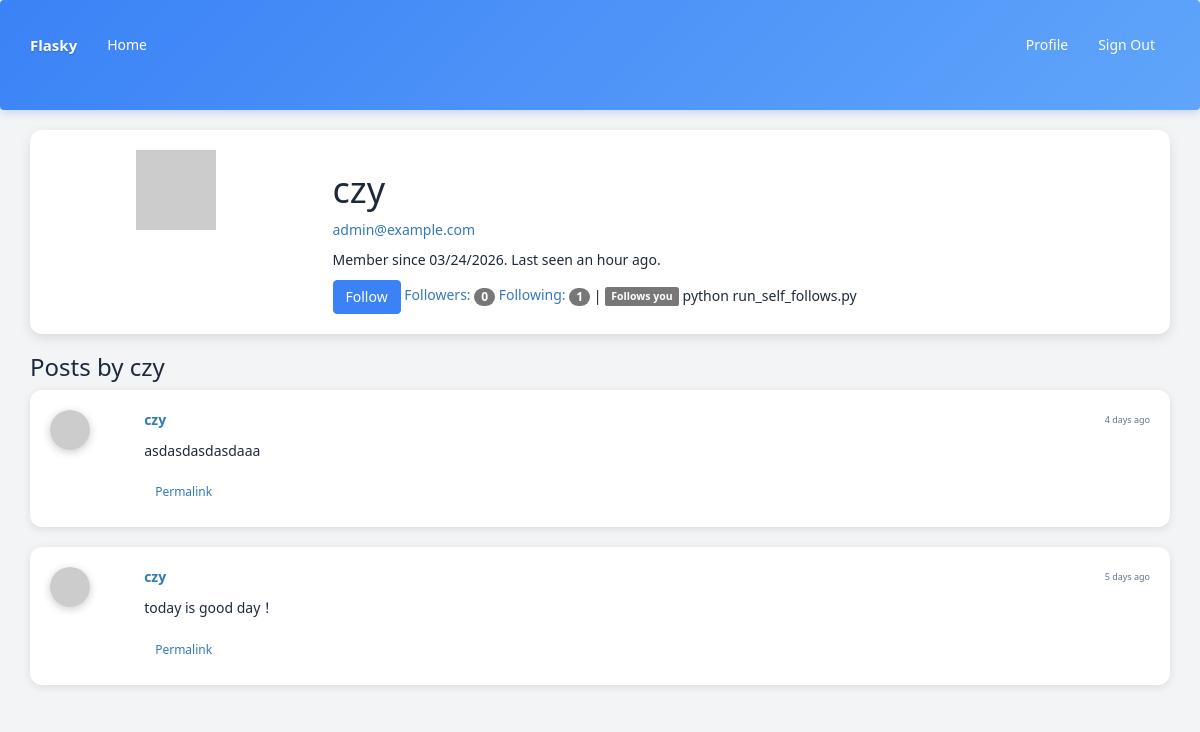
Page /user/czy (signed in) on the committed database.
### app/models.py (models this page shows, shortened)
class User(UserMixin, db.Model):
    __tablename__ = 'users'
    id = db.Column(db.Integer, primary_key = True)
    email = db.Column(db.String(64), unique=True, index=True)
    username = db.Column(db.String(64), unique=True, index=True)
    password_hash = db.Column(db.String(128))
    role_id = db.Column(db.Integer, db.ForeignKey('roles.id'))
    name = db.Column(db.String(64))
    location = db.Column(db.String(64))
    about_me = db.Column(db.Text())
    member_since = db.Column(db.DateTime(), default=datetime.utcnow)
    last_seen = db.Column(db.DateTime(), default=datetime.utcnow)
    avatar_hash = db.Column(db.String(32))
    posts = db.relationship('Post', backref='author', lazy='dynamic')
    followed = db.relationship('Follow', foreign_keys=[Follow.follower_id], backref=db.backref('follower', lazy='joined'), lazy='dynamic', cascade='all, delete-orphan')
    followers = db.relationship('Follow', foreign_keys=[Follow.followed_id], backref=db.backref('followed', lazy='joined'), lazy='dynamic', cascade='all, delete-orphan')
    def is_following(self, user):
        return self.followed.filter_by(followed_id=user.id).first() is not None
    def ping(self):
        self.last_seen = datetime.utcnow()
        db.session.add(self)
    def can(self, permissions):
        return self.role is not None and (self.role.permissions & permissions) == permissions
    def is_administrator(self):
        return self.can(Permission.ADMINISTER)
    def gravatar(self, size=100, default='identicon', rating='g'):
        if request.is_secure:
            url = 'https://secure.gravatar.com/avatar'
        else:
            url = 'http://www.gravatar.com/avatar'
        hash = self.avatar_hash or hashlib.md5(self.email.encode('utf-8')).hexdigest()
        return '{url}/{hash}?s={size}&d={default}&r={rating}'.format(url=url, hash=hash, size=size, default=default, rating=rating)
    @property
    def password(self):
        raise AttributeError('password is not a readable attribute')

class Post(db.Model):
    __tablename__ = 'posts'
    id = db.Column(db.Integer, primary_key=True)
    body = db.Column(db.Text)
    timestamp = db.Column(db.DateTime, index=True, default=datetime.utcnow)
    author_id = db.Column(db.Integer, db.ForeignKey('users.id'))
    body_html = db.Column(db.Text)

### app/main/views.py (the view)
@main.route('/user/<username>')
def user(username):
    user = User.query.filter_by(username=username).first()
    if user is None:
        abort(404)
    posts = user.posts.order_by(Post.timestamp.desc()).all()
    return render_template('user.html', user=user, posts=posts)

### app/__init__.py (called while the page is built)
@login_manager.user_loader
def load_user(user_id):
    from .models import User
    return User.query.get(int(user_id))

def create_app(config_name='default'):
    app = Flask(__name__)
    app.config.from_object(config[config_name])
    config[config_name].init_app(app)
    bootstrap.init_app(app)
    moment.init_app(app)
    db.init_app(app)
    login_manager.init_app(app)
    csrf.init_app(app)
    migrate.init_app(app, db)
    pagedown.init_app(app)
    from .main import main as main_blueprint
    app.register_blueprint(main_blueprint)
    from .models import Permission
    @app.context_processor
    def inject_permissions():
        return dict(Permission=Permission)
    from .auth import auth as auth_blueprint
    app.register_blueprint(auth_blueprint, url_prefix='/auth')
    from .models import AnonymousUser
    login_manager.anonymous_user = AnonymousUser
    return app

### app/auth/views.py (called while the page is built)
@auth.before_app_request
def before_request():
    if current_user.is_authenticated:
        current_user.ping()

### app/templates/user.html (shortened to what this page needs)
{% extends "base.html" %}
{% block page_content %}
<div class="card">
    <div class="row">
        <div class="col-md-3">
            <div class="text-center">
                <img class="profile-thumbnail" src="{{ user.gravatar(size=200) }}">
            </div>
        </div>
        <div class="col-md-9">
            <h1>{{ user.username }}</h1>
            {% if current_user.is_administrator %}
            <p><a href="mailto:{{ user.email }}">{{ user.email }}</a></p>
            {% endif %}
            <p>
                Member since {{ moment(user.member_since).format('L') }}.
                Last seen {{ moment(user.last_seen).fromNow() }}.
            </p>
            {% if current_user.can(Permission.FOLLOW) and user != current_user %}
                {% if not current_user.is_following(user) %}
                <a href="{{ url_for('.follow', username=user.username) }}"
                    class="btn btn-primary">Follow</a>
                {% else %}
                <a href="{{ url_for('.unfollow', username=user.username) }}"
                    class="btn btn-default">Unfollow</a>
                {% endif %}
            {% endif %}
            <a href="{{ url_for('.followers', username=user.username) }}">
                Followers: <span class="badge">{{ user.followers.count()}}</span>
            </a>
            <a href="{{ url_for('.followed_by', username=user.username) }}">
                 Following: <span class="badge">{{ user.followed.count()}}</span>
            </a>
            {% if current_user.is_authenticated and user != current_user and user.is_following(current_user) %}
            | <span class="label label-default">Follows you</span> python run_self_follows.py
            {% endif %}
        </div>
    </div>
</div>
<div class="mt-5">
    <h3>Posts by {{ user.username }}</h3>
    {% include '_posts.html' %}
</div>
{% endblock %}

### app/templates/_posts.html (shortened to what this page needs)
<div class="posts">
    {% for post in posts %}
    <div class="post card">
        <div class="row">
            <div class="col-md-1">
                <div class="profile-thumbnail">
                    <a href="{{ url_for('.user', username=post.author.username) }}">
                        <img src="{{ post.author.gravatar(size=40) }}">
                    </a>
                </div>
            </div>
            <div class="col-md-11">
                <div class="post-header">
                    <div class="post-author">
                        <a href="{{ url_for('.user', username=post.author.username) }}">
                            {{ post.author.username }}
                        </a>
                    </div>
                    <div class="post-date">{{ moment(post.timestamp).fromNow() }}</div>
                </div>
                <div class="post-body">
                    {% if post.body_html %}
                        {{ post.body_html | safe }}
                    {% else %}
                        {{ post.body }}
                    {% endif %}
                </div>
                <div class="post-footer mt-2">
                    <a href="{{ url_for('.post', id=post.id) }}" class="btn btn-sm btn-outline-primary mr-2">
                        Permalink
                    </a>
                </div>
            </div>
        </div>
    </div>
    {% endfor %}
</div>

### app/templates/base.html (style rules this page uses)
:root { --primary-color: #3b82f6; --secondary-color: #ec4899; --accent-color: #f97316; --light-color: #f3f4f6; --dark-color: #1e293b; --card-bg: #ffffff; --border-color: #e2e8f0; }
body { font-family: 'Segoe UI', Tahoma, Geneva, Verdana, sans-serif; background-color: var(--light-color); color: var(--dark-color); }
.card { background-color: var(--card-bg); border-radius: 12px; box-shadow: 0 4px 12px rgba(0, 0, 0, 0.1); padding: 20px; margin-bottom: 20px; transition: all 0.3s ease; }
.btn-primary { background-color: var(--primary-color); border-color: var(--primary-color); transition: all 0.3s ease; }
.post { background-color: var(--card-bg); border-radius: 12px; padding: 20px; margin-bottom: 20px; box-shadow: 0 2px 8px rgba(0, 0, 0, 0.1); transition: all 0.3s ease; }
.post-header { display: flex; justify-content: space-between; align-items: center; margin-bottom: 10px; }
.post-author { font-weight: bold; color: var(--primary-color); }
.post-date { color: #64748b; font-size: 0.9rem; }
.post-body { margin-top: 10px; line-height: 1.6; }
.post-footer { margin-top: 15px; }
.profile-thumbnail img { border-radius: 50%; box-shadow: 0 2px 8px rgba(0, 0, 0, 0.2); transition: all 0.3s ease; width: 40px; height: 40px; object-fit: cover; }
.profile-thumbnail { display: inline-block; }
.profile-thumbnail img { border-radius: 50%; box-shadow: 0 2px 8px rgba(0, 0, 0, 0.2); transition: all 0.3s ease; }

### rows in the picture
User: username "czy", email "admin@example.com", member_since "03/24/2026", last_seen "an hour ago"
Post: author.username "czy", timestamp "4 days ago", body_html "asdasdasdasdaaa"
Post: author.username "czy", timestamp "5 days ago", body "today is good day！"

### other values in the picture
{{ user.followers.count() }} "0"
{{ user.followed.count() }} "1"
